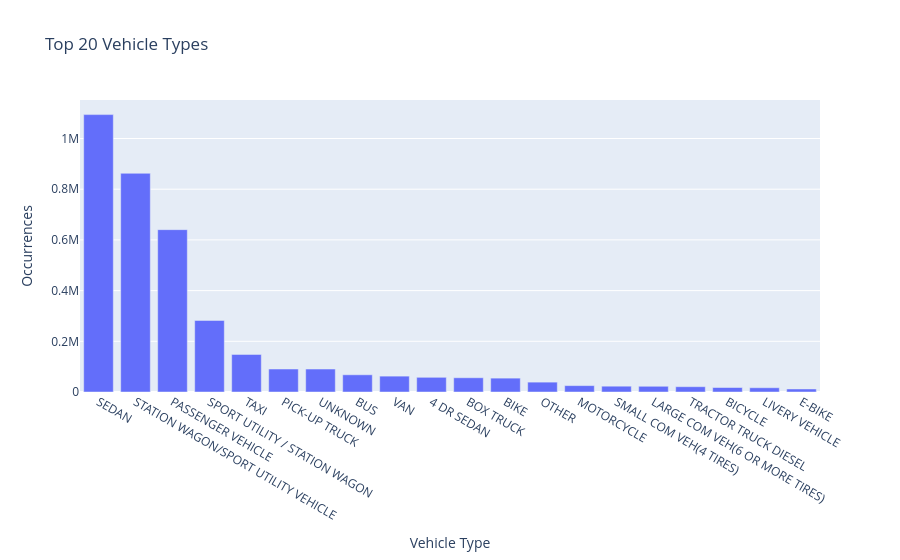

The code cell stored with this chart in its notebook:
### Code cell
fig = px.bar(
    vehicle_types.head(20),
    x="vehicle_type",
    y="occurrences",
    title="Top 20 Vehicle Types",
    labels={
        "occurrences": "Occurrences",
        "vehicle_type": "Vehicle Type"
    }
)

fig.show()

### Figure 1 — Plotly figure (JSON) as saved in the notebook; plotly's stock layout.template omitted (floating-point values rounded to 4 significant figures)
{"data": [{"hovertemplate": "Vehicle Type=%{x}<br>Occurrences=%{y}<extra></extra>", "legendgroup": "", "marker": {"color": "#636efa", "pattern": {"shape": ""}}, "name": "", "orientation": "v", "showlegend": false, "textposition": "auto", "type": "bar", "x": ["SEDAN", "STATION WAGON/SPORT UTILITY VEHICLE", "PASSENGER VEHICLE", "SPORT UTILITY / STATION WAGON", "TAXI", "PICK-UP TRUCK", "UNKNOWN", "BUS", "VAN", "4 DR SEDAN", "BOX TRUCK", "BIKE", "OTHER", "MOTORCYCLE", "SMALL COM VEH(4 TIRES)", "LARGE COM VEH(6 OR MORE TIRES)", "TRACTOR TRUCK DIESEL", "BICYCLE", "LIVERY VEHICLE", "E-BIKE"], "xaxis": "x", "y": [1094299, 862705, 640442, 282299, 148244, 90663, 90600, 67874, 62619, 57967, 56158, 54715, 38933, 25156, 22928, 22563, 20902, 17729, 16798, 11933], "yaxis": "y"}], "layout": {"barmode": "relative", "legend": {"tracegroupgap": 0}, "title": {"text": "Top 20 Vehicle Types"}, "xaxis": {"anchor": "y", "domain": [0, 1], "title": {"text": "Vehicle Type"}}, "yaxis": {"anchor": "x", "domain": [0, 1], "title": {"text": "Occurrences"}}}}
